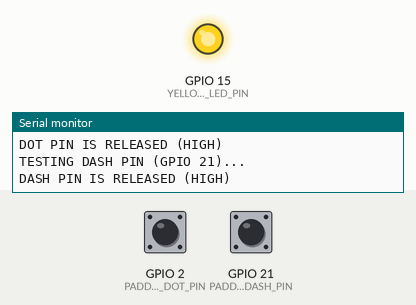
Simulated run of this sketch. Board: ESP32-C6. Shown: output pins drawn as LEDs (lit = HIGH), the last lines printed to the serial monitor. Inputs (shaded band) come from the test bench; at power-on: GPIO 2 (PADDLE_DOT_PIN) HIGH, GPIO 21 (PADDLE_DASH_PIN) HIGH.

Above: at 1.8 s.
1.9 s: GPIO 2 (PADDLE_DOT_PIN) pulled LOW for 0.15 s
At 2.1 s:
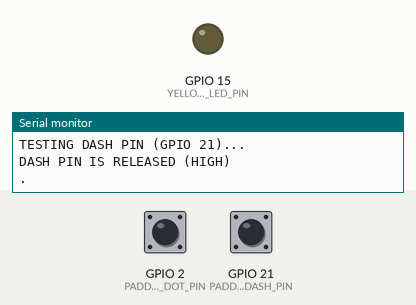
5.0 s: GPIO 21 (PADDLE_DASH_PIN) pulled LOW for 1 s
At 7.0 s:
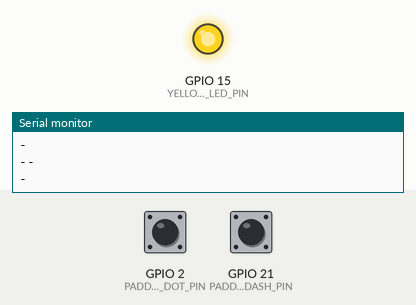
8.8 s: GPIO 21 (PADDLE_DASH_PIN) pulled LOW for 3.2 s
At 10.0 s:
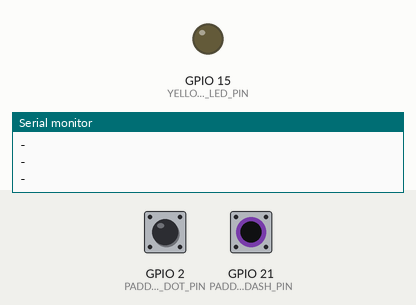
15.2 s: GPIO 2 (PADDLE_DOT_PIN) pulled LOW for 3.2 s
At 19.2 s:
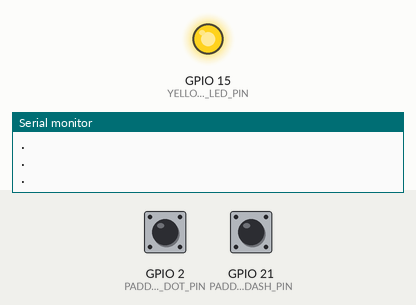
Timing chart, 0 to 20.7 s (numbered marks = the images above; inputs shaded):
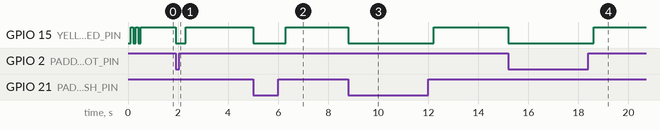

Measured:
- after the input at 1.9 s, GPIO 15 (YELLOW_LED_PIN): HIGH → LOW at once, → HIGH 0.40 s later
- after the input at 5.0 s, GPIO 15 (YELLOW_LED_PIN): HIGH → LOW at once, → HIGH 1.3 s later
- after the input at 8.8 s, GPIO 15 (YELLOW_LED_PIN): HIGH → LOW at once, → HIGH 3.4 s later
- after the input at 15.2 s, GPIO 15 (YELLOW_LED_PIN): HIGH → LOW at once, → HIGH 3.4 s later

The sketch:

morse_decoder_Xiao_ESP32-C6.ino
```cpp
/**
 * morse_decoder_Xiao_ESP32-C6.ino
 * Arduino firmware for detecting Morse code signals from a physical key
 * and sending dots and dashes to the browser via Serial
 *
 * Set up for Xiao ESP32-C6 board
 */

// Include watchdog timer for ESP32 to recover from potential freezes
#include <esp_task_wdt.h>

// Pin definitions for Xiao ESP32-C6
// On Xiao ESP32-C6, pins are labeled D0, D1, D2, etc.
// But these correspond to different GPIO numbers in the ESP32-C6 chip
// For this board, we're using physical pins D2,D3 and GND.
// The Yellow LED on the Xiao PCB is connected to GPIO15.
// This LED is wired in an active-LOW configuration (LOW turns it ON, HIGH turns it OFF).
// On any input on the two input pins, blink this led when the input is active.

// Map D2 and D3 pins to the correct GPIO numbers for Xiao ESP32-C6
// D2 on Xiao ESP32-C6 is GPIO 2 (according to documentation)
// D3 on Xiao ESP32-C6 is GPIO 21 (according to documentation)
// Previous incorrect mapping: D0-D10 = GPIO 8, 9, 10, 11, 12, 13, 14, 6, 5, 4, 7
const int PADDLE_DOT_PIN = 2;     // Connect paddle dot contact to D2 pin (GPIO 2), left paddle
const int PADDLE_DASH_PIN = 21;   // Connect paddle dash contact to D3 pin (GPIO 21), right paddle
const int YELLOW_LED_PIN = 15;   // GPIO15 for the yellow LED on Xiao ESP32-C6

// Key mode definitions
enum KeyMode {
  PADDLE_IAMBIC_A,  // Paddle used in iambic mode A (Curtis A - true implementation)
  PADDLE_IAMBIC_B   // Paddle used in iambic mode B
};

// Current key mode
KeyMode currentKeyMode = PADDLE_IAMBIC_A;

// Timing constants (in milliseconds)
const unsigned long DIT_THRESHOLD = 150;      // Maximum duration for a dit
const unsigned long DAH_THRESHOLD = 450;      // Maximum duration for a dah
const unsigned long ELEMENT_THRESHOLD = 200;  // Maximum time between elements within a character
const unsigned long WORD_THRESHOLD = 1400;    // Maximum time between words
const unsigned long DEBOUNCE_DELAY = 450;     // Debounce time in milliseconds to prevent contact bounce

// State variables
unsigned long keyDownTime = 0;
unsigned long keyUpTime = 0;
unsigned long lastElementTime = 0;
bool keyWasDown = false;
char lastSentElement = '\0';  // Tracks the last element sent (either '.' or '-')
unsigned long lastDebounceTime = 0;   // The last time the key state was toggled
unsigned long lastSignalTime = 0;     // The last time a signal was sent
const unsigned long SIGNAL_REPEAT_DELAY = 300; // Minimum time between signals (ms)
bool lastKeyState = HIGH;             // Previous reading from the input pin

// LED diagnostic variables
bool ledIsOn = false;                    // Tracks if the diagnostic LED is currently on
bool inputActive = false;                // Flag to track if any input is currently active
unsigned long ledPulseEndTime = 0;       // When to turn off the LED pulse
const unsigned long LED_PULSE_DURATION = 400;  // LED pulses for 400ms per input

// Iambic keyer state
bool dotMemory = false;
bool dashMemory = false;
bool iambicState = false;
unsigned long iambicTimer = 0;
char currentIambicElement = '\0';  // Current element being sent ('.', '-', or '\0')
bool elementComplete = false;      // Flag to track if the current element is complete
bool squeezeReleased = false;      // Flag to track if the squeeze was released after element completion
unsigned long elementCompleteTime = 0; // Time when the current element completed

// Flag to enable debug messages - DISABLED by default, can be toggled with 'D' command
const bool DEBUG_MODE = false;

// Track last time we sent a debug message to avoid flooding
unsigned long lastDebugTime = 0;
const unsigned long DEBUG_INTERVAL = 10000;  // 10 seconds between status messages

// We don't need a safety timeout anymore since LED pulses automatically turn off

// Direct pin testing only happens when paddle is pressed to avoid console flooding
unsigned long lastPinTestTime = 0;
const unsigned long PIN_TEST_INTERVAL = 1000;  // 1000ms between checks when paddle is active

void setup() {
  // Initialize serial communication
  Serial.begin(115200);  // Higher baud rate for better responsiveness

  // Set up pins with internal pull-up resistors
  pinMode(PADDLE_DOT_PIN, INPUT_PULLUP);
  pinMode(PADDLE_DASH_PIN, INPUT_PULLUP);

  // Set up LED pin as output for diagnostic feedback
  pinMode(YELLOW_LED_PIN, OUTPUT);
  digitalWrite(YELLOW_LED_PIN, HIGH);  // Ensure LED starts off (LED is active-LOW)

  // Initialize watchdog timer with proper config structure for ESP32-C6
  esp_task_wdt_config_t wdt_config = {
    .timeout_ms = 8000,            // 8 seconds timeout
    .idle_core_mask = 0,           // No idle cores to watch
    .trigger_panic = true          // Trigger panic on timeout
  };
  esp_task_wdt_init(&wdt_config);
  esp_task_wdt_add(NULL);          // Add current task to watchdog

  // Wait for serial connection to be established with a timeout
  unsigned long serialTimeout = millis() + 5000;  // 5 second timeout
  while (!Serial && millis() < serialTimeout) {
    ; // Wait for serial port to connect or timeout
  }

  // Blink the LED several times at startup for visual confirmation
  for (int i = 0; i < 3; i++) {
    digitalWrite(YELLOW_LED_PIN, LOW);   // Turn LED on
    delay(100);
    digitalWrite(YELLOW_LED_PIN, HIGH);  // Turn LED off
    delay(100);
  }

  // Send startup message
  Serial.println("Morse Decoder Ready");

  // Force a full test of pins at startup
  Serial.println("TESTING DOT PIN (GPIO 2)...");
  if (digitalRead(PADDLE_DOT_PIN) == LOW) {
    Serial.println("DOT PIN IS PRESSED (LOW)");
  } else {
    Serial.println("DOT PIN IS RELEASED (HIGH)");
  }

  Serial.println("TESTING DASH PIN (GPIO 21)...");
  if (digitalRead(PADDLE_DASH_PIN) == LOW) {
    Serial.println("DASH PIN IS PRESSED (LOW)");
  } else {
    Serial.println("DASH PIN IS RELEASED (HIGH)");
  }

  // Ensure LED is off at startup
  setInputInactive();
}

void loop() {
  // Reset the watchdog timer to prevent reboot
  esp_task_wdt_reset();  // Keep the watchdog happy

  // First check pins directly for maximum responsiveness
  bool dotPinPressed = digitalRead(PADDLE_DOT_PIN) == LOW;
  bool dashPinPressed = digitalRead(PADDLE_DASH_PIN) == LOW;

  // Immediate LED pulse for each new input, if enough time has passed since last signal
  if ((dotPinPressed || dashPinPressed) && (millis() - lastSignalTime) > SIGNAL_REPEAT_DELAY) {
    // Start a new LED pulse for this input
    startLedPulse();
    lastSignalTime = millis(); // Update last signal time

    // Send Morse signals immediately - completely separated from debug
    if (dotPinPressed) {
      Serial.println(); // Blank line for separation
      Serial.println("."); // Clean Morse signal only
    }

    if (dashPinPressed) {
      Serial.println(); // Blank line for separation
      Serial.println("-"); // Clean Morse signal only
    }
  }

  // Check if LED pulse needs to turn off
  checkLedPulseTimeout();

  // Check for commands from serial
  checkSerialCommands();

  // Handle key input based on current mode
  switch (currentKeyMode) {
    case PADDLE_IAMBIC_A:
      handleIambicPaddleModeA();
      break;
    case PADDLE_IAMBIC_B:
      handleIambicPaddleModeB();
      break;
  }

  // Check for word space (if key has been up for longer than WORD_THRESHOLD)
  if (millis() - lastElementTime > WORD_THRESHOLD && lastElementTime > 0) {
    Serial.print(" ");  // Add space between words
    lastElementTime = 0; // Reset to prevent continuous spaces
  }

  // Direct pin testing for troubleshooting - only run when a paddle is pressed or DEBUG_MODE is enabled
  if (DEBUG_MODE && (dotPinPressed || dashPinPressed) && (millis() - lastPinTestTime >= PIN_TEST_INTERVAL)) {
    lastPinTestTime = millis();

    // Only send debug messages when in DEBUG_MODE and a paddle is pressed
    Serial.println("DEBUG_MSG: PADDLE PRESS DETECTED");
    Serial.print("DEBUG_MSG: DOT PIN (GPIO ");
    Serial.print(PADDLE_DOT_PIN);
    Serial.print(") = ");
    Serial.println(dotPinPressed ? "PRESSED (LOW)" : "RELEASED (HIGH)");

    Serial.print("DEBUG_MSG: DASH PIN (GPIO ");
    Serial.print(PADDLE_DASH_PIN);
    Serial.print(") = ");
    Serial.println(dashPinPressed ? "PRESSED (LOW)" : "RELEASED (HIGH)");
  }

  // No need for safety reset timer anymore, pulses turn off automatically
}

/**
 * Start a new LED pulse for input feedback
 * Turns on the LED and sets a timer to turn it off after PULSE_DURATION
 */
void startLedPulse() {
  digitalWrite(YELLOW_LED_PIN, LOW);  // LOW turns the LED on (active-LOW)
  ledIsOn = true;
  inputActive = true;
  ledPulseEndTime = millis() + LED_PULSE_DURATION;  // Set when to turn off
}

/**
 * Check if it's time to turn off the LED pulse
 */
void checkLedPulseTimeout() {
  if (ledIsOn && millis() >= ledPulseEndTime) {
    digitalWrite(YELLOW_LED_PIN, HIGH);  // HIGH turns the LED off (active-LOW)
    ledIsOn = false;
    inputActive = false;
  }
}

/**
 * Set input as active - turns on LED and sets inputActive flag
 */
void setInputActive() {
  startLedPulse();  // This function already turns on LED and sets inputActive to true
}

/**
 * Set input as inactive - turns off LED and clears inputActive flag
 */
void setInputInactive() {
  digitalWrite(YELLOW_LED_PIN, HIGH);  // HIGH turns the LED off (active-LOW)
  ledIsOn = false;
  inputActive = false;
}

/**
 * Check for commands from the serial port
 */
void checkSerialCommands() {
  if (Serial.available() > 0) {
    char cmd = Serial.read();

    // Reset ALL state when receiving commands to ensure clean operation
    setInputInactive();
    dotMemory = false;
    dashMemory = false;
    keyWasDown = false;
    currentIambicElement = '\0';
    elementComplete = false;
    squeezeReleased = false;

    // Process command
    switch (cmd) {
      case 'S': // For backward compatibility, map to Iambic mode A
      case 'P': // For backward compatibility, map to Iambic mode A
      case 'A': // Iambic paddle mode A (Curtis A)
        currentKeyMode = PADDLE_IAMBIC_A;
        Serial.println("MODE:PADDLE_IAMBIC_A");
        if (DEBUG_MODE) {
          Serial.println("DEBUG_MSG: Iambic mode A activated");
          Serial.println("DEBUG_MSG: Using GPIO " + String(PADDLE_DOT_PIN) + " for DOT");
          Serial.println("DEBUG_MSG: Using GPIO " + String(PADDLE_DASH_PIN) + " for DASH");
        }
        break;
      case 'B': // Iambic paddle mode B
        currentKeyMode = PADDLE_IAMBIC_B;
        Serial.println("MODE:PADDLE_IAMBIC_B");
        if (DEBUG_MODE) {
          Serial.println("DEBUG_MSG: Iambic mode B activated");
          Serial.println("DEBUG_MSG: Using GPIO " + String(PADDLE_DOT_PIN) + " for DOT");
          Serial.println("DEBUG_MSG: Using GPIO " + String(PADDLE_DASH_PIN) + " for DASH");
        }
        break;
      case 'D': // Debug toggle
        // Toggle debug mode
        if (DEBUG_MODE) {
        Serial.println("DEBUG_MSG: Debug mode disabled");
        } else {
          Serial.println("DEBUG_MSG: Debug mode enabled");
        }
        break;
      case 'T': // Test LED
        // Test LED by blinking it
        Serial.println("DEBUG_MSG: Testing LED...");
        for (int i = 0; i < 3; i++) {
          digitalWrite(YELLOW_LED_PIN, LOW);  // Turn LED on
          delay(100);
          digitalWrite(YELLOW_LED_PIN, HIGH); // Turn LED off
          delay(100);
        }
        Serial.println("DEBUG_MSG: LED test complete");
        break;
    }
  }
}


/**
 * Handle iambic paddle input in Mode A with debounce (Curtis A - true implementation)
 * In Mode A, if you release the paddles after the final element is sent but before
 * the next element begins, no additional elements are sent.
 */
void handleIambicPaddleModeA() {
  // Read the state of both paddle contacts
  bool dotKeyState = digitalRead(PADDLE_DOT_PIN);
  bool dashKeyState = digitalRead(PADDLE_DASH_PIN);

  // Simple debounce - if either state has changed, reset the debounce timer
  if ((dotKeyState != lastKeyState) || (dashKeyState != (lastKeyState == LOW))) {
    lastDebounceTime = millis();
  }

  // Save the dot state for next comparison (we'll just use this one for debounce)
  lastKeyState = dotKeyState;

  // Only process if states are stable and enough time has passed since last signal
  if ((millis() - lastDebounceTime) > DEBOUNCE_DELAY &&
      (millis() - lastSignalTime) > SIGNAL_REPEAT_DELAY) {
    bool dotPressed = dotKeyState == LOW;
    bool dashPressed = dashKeyState == LOW;

    // Check if squeeze was released
    if (!dotPressed && !dashPressed && (dotMemory || dashMemory)) {
      squeezeReleased = true;
    }

  // If either paddle is pressed, immediately pulse the LED
  if ((dotPressed || dashPressed) && !(keyWasDown)) {
    startLedPulse();
    keyWasDown = true;
    lastSignalTime = millis(); // Update last signal time

    // Send Morse output directly without blank lines
    if (dotPressed) {
      Serial.print(".");
    }

    if (dashPressed) {
      Serial.print("-");
    }

    // Only send debug message if DEBUG_MODE is enabled
    if (DEBUG_MODE) {
      Serial.println("DEBUG_MSG: DOT/DASH PRESSED");
    }
  }
  // If both paddles are released, handle LED
  else if (!dotPressed && !dashPressed && keyWasDown) {
    keyWasDown = false;
    // LED will turn off automatically after pulse duration
  }

    // If we're not currently sending an element
    if (currentIambicElement == '\0') {
      // Check if we have an element in memory to send
      if (dotMemory) {
        // Send a dot
        Serial.print(".");
        currentIambicElement = '.';
        lastSentElement = '.';  // Record the element we just sent
        iambicTimer = millis() + DIT_THRESHOLD;  // Set timer for dot duration
        elementComplete = false;
        dotMemory = false;  // Clear dot memory
      } else if (dashMemory) {
        // Send a dash
        Serial.print("-");
        currentIambicElement = '-';
        lastSentElement = '-';  // Record the element we just sent
        iambicTimer = millis() + DAH_THRESHOLD;  // Set timer for dash duration
        elementComplete = false;
        dashMemory = false;  // Clear dash memory
      } else if (dotPressed) {
        // Start sending a dot
        Serial.print(".");
        currentIambicElement = '.';
        lastSentElement = '.';  // Record the element we just sent
        iambicTimer = millis() + DIT_THRESHOLD;  // Set timer for dot duration
        elementComplete = false;
      } else if (dashPressed) {
        // Start sending a dash
        Serial.print("-");
        currentIambicElement = '-';
        lastSentElement = '-';  // Record the element we just sent
        iambicTimer = millis() + DAH_THRESHOLD;  // Set timer for dash duration
        elementComplete = false;
      }

      if (currentIambicElement != '\0') {
        lastElementTime = millis();
      }
    }

    // Check if current element is complete
    if (currentIambicElement != '\0' && millis() >= iambicTimer) {
      // Element is complete
      elementComplete = true;
      elementCompleteTime = millis();
      currentIambicElement = '\0';

      // In Mode A, we only set up the next element if the paddles are still pressed
      // This is the key difference from Mode B
      if (dotPressed || dashPressed) {
        // If both paddles are pressed, alternate between dot and dash
        if (dotPressed && dashPressed) {
          if (lastSentElement == '.') {
            dashMemory = true;
          } else {
            dotMemory = true;
          }
        } else if (dotPressed) {
          dotMemory = true;
        } else if (dashPressed) {
          dashMemory = true;
        }
      }

      // If the squeeze was released after the element completed, we don't queue another element
      // This is the key feature of the Curtis A chip that modern implementations get wrong
      if (squeezeReleased) {
        dotMemory = false;
        dashMemory = false;
        squeezeReleased = false;
      }

      // The LED will turn off automatically after pulse duration
      // Just reset other state when done
      if (!dotMemory && !dashMemory && !dotPressed && !dashPressed) {
        // Force reset all other state for clean slate
        elementComplete = false;
        squeezeReleased = false;
      }
    }

    // If no paddles are pressed and no elements are in memory, reset
    if (!dotPressed && !dashPressed && !dotMemory && !dashMemory && currentIambicElement == '\0') {
      // End of keying
      keyWasDown = false;
      squeezeReleased = false;
    }
  }
}

/**
 * Handle iambic paddle input in Mode B with debounce
 * In Mode B, if you release the paddles, the keyer completes the element in progress
 * and then sends one more alternating element.
 */
void handleIambicPaddleModeB() {
  // Read the state of both paddle contacts
  bool dotKeyState = digitalRead(PADDLE_DOT_PIN);
  bool dashKeyState = digitalRead(PADDLE_DASH_PIN);

  // Simple debounce - if either state has changed, reset the debounce timer
  if ((dotKeyState != lastKeyState) || (dashKeyState != (lastKeyState == LOW))) {
    lastDebounceTime = millis();
  }

  // Save the dot state for next comparison (we'll just use this one for debounce)
  lastKeyState = dotKeyState;

  // Only process if states are stable and enough time has passed since last signal
  if ((millis() - lastDebounceTime) > DEBOUNCE_DELAY &&
      (millis() - lastSignalTime) > SIGNAL_REPEAT_DELAY) {
    bool dotPressed = dotKeyState == LOW;
    bool dashPressed = dashKeyState == LOW;

    // If either paddle is pressed, immediately pulse the LED
    if ((dotPressed || dashPressed) && !(keyWasDown)) {
      startLedPulse();
      keyWasDown = true;
      lastSignalTime = millis(); // Update last signal time
    }
    // If both paddles are released, check if we should turn off LED
    else if (!dotPressed && !dashPressed && keyWasDown) {
      keyWasDown = false;
      // LED will turn off automatically after pulse duration
    }

    // Store paddle states in memory for proper iambic behavior
    if (dotPressed) dotMemory = true;
    if (dashPressed) dashMemory = true;

    // If we're not currently sending an element
    if (currentIambicElement == '\0') {
      // Check if we have an element in memory to send
      if (dotMemory) {
        // Send a dot
        Serial.print(".");
        currentIambicElement = '.';
        lastSentElement = '.';  // Record the element we just sent
        iambicTimer = millis() + DIT_THRESHOLD;  // Set timer for dot duration
        dotMemory = false;  // Clear dot memory
      } else if (dashMemory) {
        // Send a dash
        Serial.print("-");
        currentIambicElement = '-';
        lastSentElement = '-';  // Record the element we just sent
        iambicTimer = millis() + DAH_THRESHOLD;  // Set timer for dash duration
        dashMemory = false;  // Clear dash memory
      }

      if (currentIambicElement != '\0') {
        lastElementTime = millis();
      }
    }

    // Check if current element is complete
    if (currentIambicElement != '\0' && millis() >= iambicTimer) {
      // Element is complete
      currentIambicElement = '\0';

      // In Mode B, we always check for the next element to send
      // If both paddles are pressed, alternate between dot and dash
      if (dotPressed && dashPressed) {
        if (lastSentElement == '.') {
          dashMemory = true;
          dotMemory = false;
        } else {
          dotMemory = true;
          dashMemory = false;
        }
      } else if (dotPressed) {
        dotMemory = true;
      } else if (dashPressed) {
        dashMemory = true;
      }

      // Mode B: If paddles are released but we just finished an element,
      // we'll send one more alternating element
      if (!dotPressed && !dashPressed && !dotMemory && !dashMemory) {
        if (lastSentElement == '.') {
          dashMemory = true;  // Queue one more dash
        } else if (lastSentElement == '-') {
          dotMemory = true;   // Queue one more dot
        }
      } else if (!dotPressed && !dashPressed && !dotMemory && !dashMemory) {
      // LED turns off automatically after pulse
      // Force reset all other state for clean slate
      elementComplete = false;
      squeezeReleased = false;
      }
    }

    // If no paddles are pressed and no elements are in memory, reset ALL state
    if (!dotPressed && !dashPressed && !dotMemory && !dashMemory && currentIambicElement == '\0') {
      // End of keying - just reset state
      keyWasDown = false;
      // LED will turn off automatically
    }
  }
}

// No decode function needed as we're only sending dots and dashes

/**
 * Adaptive timing calibration (optional enhancement)
 * This function could be used to adapt to the user's keying speed
 */
void calibrateTiming() {
  // This would measure the user's average dit and dah durations
  // and adjust the thresholds accordingly
  // Not implemented in this basic version
}
```
